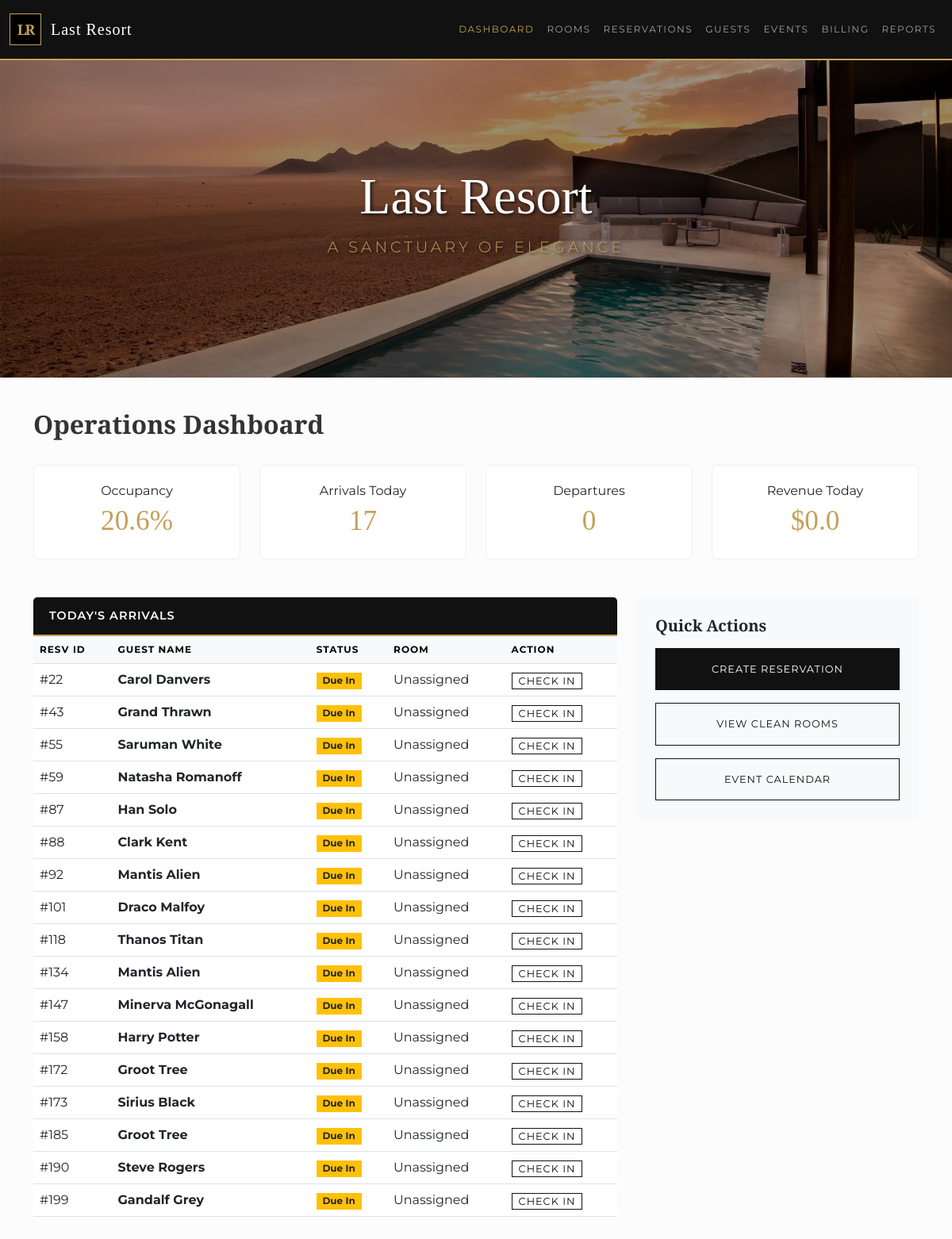
Before: / with the older database file.
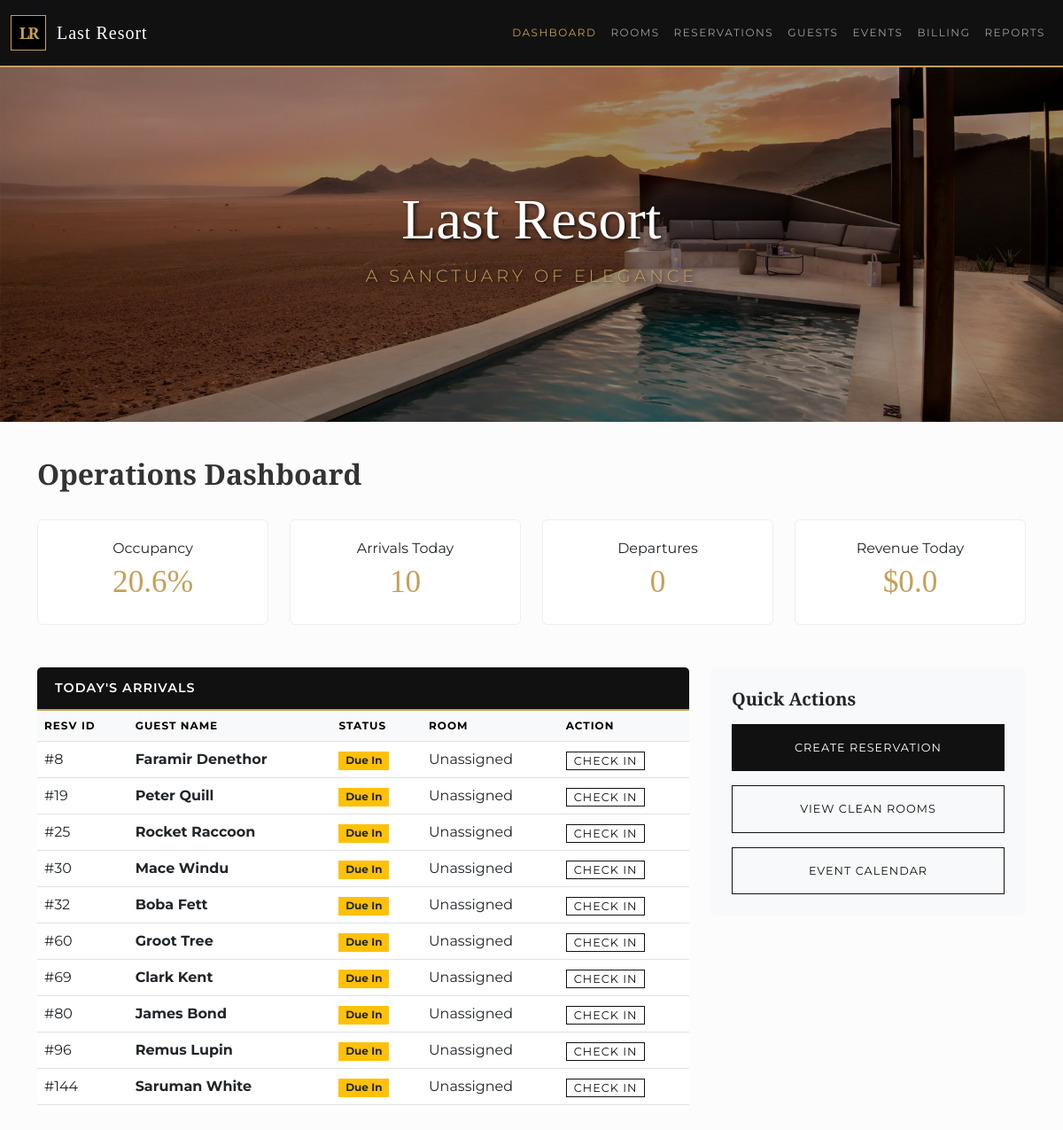
After: the same page with the newer database file.
### tables this page shows
CREATE TABLE reservation (
    resvId INTEGER PRIMARY KEY,
    partyId INTEGER, 
    dateCreated DATETIME DEFAULT CURRENT_TIMESTAMP,
    startDate DATE,
    roomId INTEGER,
    endDate DATE,
    status TEXT, 
    FOREIGN KEY(partyId) REFERENCES party(partyId),
    FOREIGN KEY(roomId) REFERENCES room(roomId)
);

### app.py (the view)
@app.route('/')
def dashboard():
    db = get_db()
    occupancy = db.execute("SELECT COUNT(*) FROM room WHERE currentStatus = 'Occupied'").fetchone()[0]
    total_rooms = db.execute("SELECT COUNT(*) FROM room").fetchone()[0]
    occupancy_rate = round((occupancy / total_rooms * 100), 1) if total_rooms > 0 else 0
    today_arrivals = db.execute("""
        SELECT r.resvId,
               COALESCE(pe.firstName || ' ' || pe.lastName, o.orgName) as guestName,
               r.status, rm.roomNumber
        FROM reservation r
        JOIN party py ON r.partyId = py.partyId
        LEFT JOIN person pe ON py.partyId = pe.partyId
        LEFT JOIN organization o ON py.partyId = o.partyId
        LEFT JOIN room_assignment ra ON r.resvId = ra.resvId
        LEFT JOIN room rm ON ra.roomId = rm.roomId
        WHERE r.startDate <= date('now') AND r.status = 'Booked'
    """).fetchall()
    revenue = db.execute("SELECT SUM(amount) FROM charge WHERE dateIncurred = date('now')").fetchone()[0] or 0.00
    kpi = {
        "occupancy": occupancy_rate,
        "arrivals": len(today_arrivals),
        "departures": 0,
        "revenue": revenue
    }
    return render_template('dashboard.html', kpi=kpi, arrivals=today_arrivals, active_page='dashboard')

### app.py (called while the page is built)
def get_db():
    db = getattr(g, '_database', None)
    if db is None:
        db = g._database = sqlite3.connect(DATABASE)
        db.row_factory = sqlite3.Row
    return db

@app.teardown_appcontext
def close_connection(exception):
    db = getattr(g, '_database', None)
    if db is not None:
        db.close()

### templates/dashboard.html
{% extends "base.html" %}
{% block content %}
<div class="d-flex justify-content-between align-items-center mb-4">
    <h2>Operations Dashboard</h2>
</div>
<div class="row mb-5">
    <div class="col-md-3"><div class="card kpi-card"><div class="kpi-label">Occupancy</div><div class="kpi-value">{{ kpi.occupancy }}%</div></div></div>
    <div class="col-md-3"><div class="card kpi-card"><div class="kpi-label">Arrivals Today</div><div class="kpi-value">{{ kpi.arrivals }}</div></div></div>
    <div class="col-md-3"><div class="card kpi-card"><div class="kpi-label">Departures</div><div class="kpi-value">{{ kpi.departures }}</div></div></div>
    <div class="col-md-3"><div class="card kpi-card"><div class="kpi-label">Revenue Today</div><div class="kpi-value">${{ kpi.revenue }}</div></div></div>
</div>
<div class="row">
    <div class="col-lg-8">
        <div class="card border-0">
            <div class="card-header bg-dark-blue text-white">
                <h5 class="mb-0 text-white" style="font-family: 'Montserrat', sans-serif; letter-spacing: 1px; font-size: 0.9rem;">TODAY'S ARRIVALS</h5>
            </div>
            <table class="table table-hover mb-0">
                <thead class="table-light"><tr><th>Resv ID</th><th>Guest Name</th><th>Status</th><th>Room</th><th>Action</th></tr></thead>
                <tbody>
                    {% for item in arrivals %}
                    <tr>
                        <td>#{{ item.resvId }}</td>
                        <td><strong>{{ item.guestName }}</strong></td>
                        <td><span class="badge bg-warning text-dark rounded-0">Due In</span></td>
                        <td>{{ item.roomNumber if item.roomNumber else 'Unassigned' }}</td>
                        <td><a href="/checkin/{{ item.resvId }}" class="btn btn-sm btn-outline-dark py-0">Check In</a></td>
                    </tr>
                    {% else %}
                    <tr><td colspan="5" class="text-center p-3">No arrivals for today.</td></tr>
                    {% endfor %}
                </tbody>
            </table>
        </div>
    </div>
    <div class="col-lg-4">
        <div class="card border-0 bg-light p-4">
            <h5 class="mb-3">Quick Actions</h5>
            <div class="d-grid gap-3">
                <a href="/reservations/new" class="btn btn-primary py-3">Create Reservation</a>
                <a href="/rooms?status=Clean" class="btn btn-outline-dark py-3">View Clean Rooms</a>
                <a href="/events" class="btn btn-outline-dark py-3">Event Calendar</a>
            </div>
        </div>
    </div>
</div>
{% endblock %}

Changed rows visible on the page:
no longer on this page (row edited): reservation: resvId "22", guestName "Carol Danvers", roomNumber "Unassigned"
no longer on this page (row edited): reservation: resvId "43", guestName "Grand Thrawn", roomNumber "Unassigned"
no longer on this page (row edited): reservation: resvId "55", guestName "Saruman White", roomNumber "Unassigned"
no longer on this page (row edited): reservation: resvId "59", guestName "Natasha Romanoff", roomNumber "Unassigned"
no longer on this page (row edited): reservation: resvId "87", guestName "Han Solo", roomNumber "Unassigned"
no longer on this page (row edited): reservation: resvId "88", guestName "Clark Kent", roomNumber "Unassigned"
no longer on this page (row edited): reservation: resvId "92", guestName "Mantis Alien", roomNumber "Unassigned"
no longer on this page (row edited): reservation: resvId "101", guestName "Draco Malfoy", roomNumber "Unassigned"
no longer on this page (row edited): reservation: resvId "118", guestName "Thanos Titan", roomNumber "Unassigned"
no longer on this page (row edited): reservation: resvId "134", guestName "Mantis Alien", roomNumber "Unassigned"
no longer on this page (row edited): reservation: resvId "147", guestName "Minerva McGonagall", roomNumber "Unassigned"
no longer on this page (row edited): reservation: resvId "158", guestName "Harry Potter", roomNumber "Unassigned"
no longer on this page (row edited): reservation: resvId "172", guestName "Groot Tree", roomNumber "Unassigned"
no longer on this page (row edited): reservation: resvId "173", guestName "Sirius Black", roomNumber "Unassigned"
no longer on this page (row edited): reservation: resvId "185", guestName "Groot Tree", roomNumber "Unassigned"
no longer on this page (row edited): reservation: resvId "190", guestName "Steve Rogers", roomNumber "Unassigned"
no longer on this page (row edited): reservation: resvId "199", guestName "Gandalf Grey", roomNumber "Unassigned"
now on this page (row edited): reservation: resvId "8", guestName "Faramir Denethor", roomNumber "Unassigned"
now on this page (row edited): reservation: resvId "19", guestName "Peter Quill", roomNumber "Unassigned"
now on this page (row edited): reservation: resvId "25", guestName "Rocket Raccoon", roomNumber "Unassigned"
now on this page (row edited): reservation: resvId "30", guestName "Mace Windu", roomNumber "Unassigned"
now on this page (row edited): reservation: resvId "32", guestName "Boba Fett", roomNumber "Unassigned"
now on this page (row edited): reservation: resvId "60", guestName "Groot Tree", roomNumber "Unassigned"
now on this page (row edited): reservation: resvId "69", guestName "Clark Kent", roomNumber "Unassigned"
now on this page (row edited): reservation: resvId "80", guestName "James Bond", roomNumber "Unassigned"
now on this page (row edited): reservation: resvId "96", guestName "Remus Lupin", roomNumber "Unassigned"
now on this page (row edited): reservation: resvId "144", guestName "Saruman White", roomNumber "Unassigned"
Other visible differences:
{{ kpi.arrivals }}: "17" → "10"
